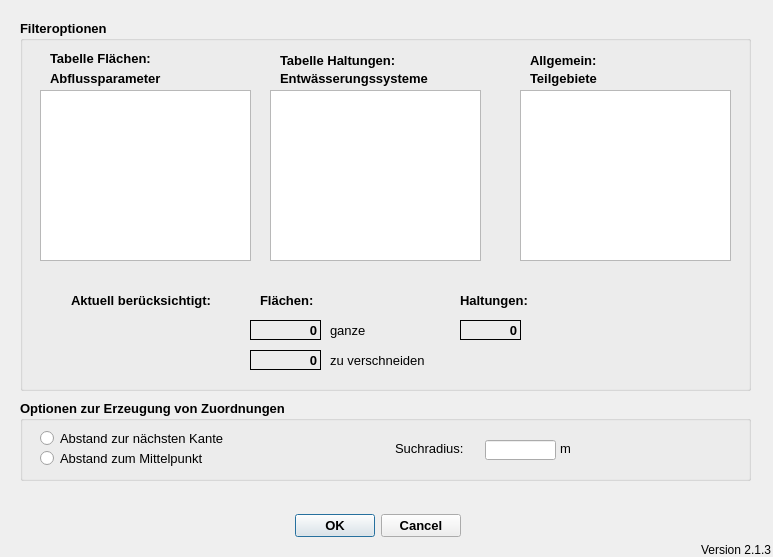
<?xml version="1.0" encoding="UTF-8"?>
<ui version="4.0">
 <class>ImportFromHEDialogBase</class>
 <widget class="QDialog" name="ImportFromHEDialogBase">
  <property name="geometry">
   <rect>
    <x>0</x>
    <y>0</y>
    <width>773</width>
    <height>557</height>
   </rect>
  </property>
  <property name="windowTitle">
   <string>Verbindungslinien erstellen</string>
  </property>
  <widget class="QDialogButtonBox" name="button_box">
   <property name="geometry">
    <rect>
     <x>280</x>
     <y>510</y>
     <width>181</width>
     <height>32</height>
    </rect>
   </property>
   <property name="font">
    <font>
     <pointsize>10</pointsize>
     <weight>75</weight>
     <bold>true</bold>
    </font>
   </property>
   <property name="toolTip">
    <string>&lt;html&gt;&lt;head/&gt;&lt;body&gt;&lt;p&gt;Datenimport starten ...&lt;/p&gt;&lt;/body&gt;&lt;/html&gt;</string>
   </property>
   <property name="orientation">
    <enum>Qt::Horizontal</enum>
   </property>
   <property name="standardButtons">
    <set>QDialogButtonBox::Cancel|QDialogButtonBox::Ok</set>
   </property>
  </widget>
  <widget class="QLabel" name="lb_version">
   <property name="geometry">
    <rect>
     <x>700</x>
     <y>540</y>
     <width>71</width>
     <height>20</height>
    </rect>
   </property>
   <property name="toolTip">
    <string>Version QKan Import</string>
   </property>
   <property name="text">
    <string>Version 2.1.3</string>
   </property>
   <property name="alignment">
    <set>Qt::AlignRight|Qt::AlignTrailing|Qt::AlignVCenter</set>
   </property>
  </widget>
  <widget class="QGroupBox" name="groupBox_2">
   <property name="geometry">
    <rect>
     <x>20</x>
     <y>20</y>
     <width>731</width>
     <height>371</height>
    </rect>
   </property>
   <property name="font">
    <font>
     <pointsize>10</pointsize>
     <weight>75</weight>
     <bold>true</bold>
    </font>
   </property>
   <property name="title">
    <string>Filteroptionen</string>
   </property>
   <widget class="QListWidget" name="lw_flaechen_abflussparam">
    <property name="geometry">
     <rect>
      <x>20</x>
      <y>70</y>
      <width>211</width>
      <height>171</height>
     </rect>
    </property>
    <property name="toolTip">
     <string extracomment="Auswahl der zu bearbeitenden Flächen nach Abflussparameter. Alle auswählen mit [Strg]+A"/>
    </property>
    <property name="statusTip">
     <string extracomment="Auswahl der zu bearbeitenden Flächen nach Abflussparameter. Alle auswählen mit [Strg]+A"/>
    </property>
    <property name="selectionMode">
     <enum>QAbstractItemView::ExtendedSelection</enum>
    </property>
   </widget>
   <widget class="QLabel" name="label_2">
    <property name="geometry">
     <rect>
      <x>30</x>
      <y>30</y>
      <width>141</width>
      <height>16</height>
     </rect>
    </property>
    <property name="font">
     <font>
      <weight>75</weight>
      <bold>true</bold>
     </font>
    </property>
    <property name="text">
     <string>Tabelle Flächen:</string>
    </property>
   </widget>
   <widget class="QLabel" name="label_4">
    <property name="geometry">
     <rect>
      <x>260</x>
      <y>50</y>
      <width>171</width>
      <height>16</height>
     </rect>
    </property>
    <property name="font">
     <font>
      <weight>75</weight>
      <bold>true</bold>
     </font>
    </property>
    <property name="text">
     <string>Entwässerungssysteme</string>
    </property>
   </widget>
   <widget class="QListWidget" name="lw_hal_entw">
    <property name="geometry">
     <rect>
      <x>250</x>
      <y>70</y>
      <width>211</width>
      <height>171</height>
     </rect>
    </property>
    <property name="toolTip">
     <string extracomment="Auswahl der zu bearbeitenden Haltungen nach Entwässerungssystem. Alle auswählen mit [Strg]+A"/>
    </property>
    <property name="statusTip">
     <string extracomment="Auswahl der zu bearbeitenden Haltungen nach Entwässerungssystem. Alle auswählen mit [Strg]+A"/>
    </property>
    <property name="selectionMode">
     <enum>QAbstractItemView::ExtendedSelection</enum>
    </property>
   </widget>
   <widget class="QLabel" name="label_5">
    <property name="geometry">
     <rect>
      <x>510</x>
      <y>50</y>
      <width>91</width>
      <height>16</height>
     </rect>
    </property>
    <property name="font">
     <font>
      <weight>75</weight>
      <bold>true</bold>
     </font>
    </property>
    <property name="text">
     <string>Teilgebiete</string>
    </property>
   </widget>
   <widget class="QListWidget" name="lw_teilgebiete">
    <property name="geometry">
     <rect>
      <x>500</x>
      <y>70</y>
      <width>211</width>
      <height>171</height>
     </rect>
    </property>
    <property name="toolTip">
     <string extracomment="Auswahl der zu bearbeitenden Teilgebiete. Alle auswählen mit [Strg]+A"/>
    </property>
    <property name="statusTip">
     <string extracomment="Auswahl der zu bearbeitenden Teilgebiete. Alle auswählen mit [Strg]+A"/>
    </property>
    <property name="selectionMode">
     <enum>QAbstractItemView::ExtendedSelection</enum>
    </property>
   </widget>
   <widget class="QLabel" name="label_6">
    <property name="geometry">
     <rect>
      <x>30</x>
      <y>50</y>
      <width>141</width>
      <height>16</height>
     </rect>
    </property>
    <property name="font">
     <font>
      <weight>75</weight>
      <bold>true</bold>
     </font>
    </property>
    <property name="text">
     <string>Abflussparameter</string>
    </property>
   </widget>
   <widget class="QLabel" name="label_7">
    <property name="geometry">
     <rect>
      <x>260</x>
      <y>30</y>
      <width>171</width>
      <height>20</height>
     </rect>
    </property>
    <property name="font">
     <font>
      <weight>75</weight>
      <bold>true</bold>
     </font>
    </property>
    <property name="text">
     <string>Tabelle Haltungen:</string>
    </property>
   </widget>
   <widget class="QLabel" name="label_8">
    <property name="geometry">
     <rect>
      <x>510</x>
      <y>30</y>
      <width>91</width>
      <height>20</height>
     </rect>
    </property>
    <property name="font">
     <font>
      <weight>75</weight>
      <bold>true</bold>
     </font>
    </property>
    <property name="text">
     <string>Allgemein:</string>
    </property>
   </widget>
   <widget class="QLabel" name="label_10">
    <property name="geometry">
     <rect>
      <x>240</x>
      <y>270</y>
      <width>71</width>
      <height>20</height>
     </rect>
    </property>
    <property name="font">
     <font>
      <pointsize>10</pointsize>
      <weight>75</weight>
      <bold>true</bold>
     </font>
    </property>
    <property name="toolTip">
     <string extracomment="Anzahl der abhängig von den Filteroptionen zu berücksichtigenden Flächen (mit und ohne Verschneidung)"/>
    </property>
    <property name="statusTip">
     <string extracomment="Anzahl der abhängig von den Filteroptionen zu berücksichtigenden Flächen (mit und ohne Verschneidung)"/>
    </property>
    <property name="text">
     <string>Flächen:</string>
    </property>
   </widget>
   <widget class="QLabel" name="lf_anzahl_flaechen">
    <property name="geometry">
     <rect>
      <x>230</x>
      <y>300</y>
      <width>71</width>
      <height>20</height>
     </rect>
    </property>
    <property name="font">
     <font>
      <pointsize>10</pointsize>
      <weight>75</weight>
      <bold>true</bold>
     </font>
    </property>
    <property name="toolTip">
     <string extracomment="Anzahl der abhängig von den Filteroptionen zu berücksichtigenden ganzen Flächen"/>
    </property>
    <property name="statusTip">
     <string extracomment="Anzahl der abhängig von den Filteroptionen zu berücksichtigenden ganzen Flächen"/>
    </property>
    <property name="frameShape">
     <enum>QFrame::Panel</enum>
    </property>
    <property name="text">
     <string>0</string>
    </property>
    <property name="alignment">
     <set>Qt::AlignRight|Qt::AlignTrailing|Qt::AlignVCenter</set>
    </property>
   </widget>
   <widget class="QLabel" name="label_11">
    <property name="geometry">
     <rect>
      <x>440</x>
      <y>270</y>
      <width>81</width>
      <height>20</height>
     </rect>
    </property>
    <property name="font">
     <font>
      <pointsize>10</pointsize>
      <weight>75</weight>
      <bold>true</bold>
     </font>
    </property>
    <property name="toolTip">
     <string extracomment="Anzahl der abhängig von den Filteroptionen zu berücksichtigenden Haltungen"/>
    </property>
    <property name="statusTip">
     <string extracomment="Anzahl der abhängig von den Filteroptionen zu berücksichtigenden Haltungen"/>
    </property>
    <property name="text">
     <string>Haltungen:</string>
    </property>
   </widget>
   <widget class="QLabel" name="lf_anzahl_haltungen">
    <property name="geometry">
     <rect>
      <x>440</x>
      <y>300</y>
      <width>61</width>
      <height>20</height>
     </rect>
    </property>
    <property name="font">
     <font>
      <pointsize>10</pointsize>
      <weight>75</weight>
      <bold>true</bold>
     </font>
    </property>
    <property name="toolTip">
     <string extracomment="Anzahl der abhängig von den Filteroptionen zu berücksichtigenden Haltungen"/>
    </property>
    <property name="statusTip">
     <string extracomment="Anzahl der abhängig von den Filteroptionen zu berücksichtigenden Haltungen"/>
    </property>
    <property name="frameShape">
     <enum>QFrame::Panel</enum>
    </property>
    <property name="text">
     <string>0</string>
    </property>
    <property name="alignment">
     <set>Qt::AlignRight|Qt::AlignTrailing|Qt::AlignVCenter</set>
    </property>
   </widget>
   <widget class="QLabel" name="label_12">
    <property name="geometry">
     <rect>
      <x>20</x>
      <y>270</y>
      <width>171</width>
      <height>20</height>
     </rect>
    </property>
    <property name="font">
     <font>
      <pointsize>10</pointsize>
      <weight>75</weight>
      <bold>true</bold>
     </font>
    </property>
    <property name="toolTip">
     <string extracomment="Anzahl der abhängig von den Filteroptionen zu berücksichtigenden Flächen (mit und ohne Verschneidung)"/>
    </property>
    <property name="statusTip">
     <string extracomment="Anzahl der abhängig von den Filteroptionen zu berücksichtigenden Flächen (mit und ohne Verschneidung)"/>
    </property>
    <property name="text">
     <string>Aktuell berücksichtigt:</string>
    </property>
    <property name="alignment">
     <set>Qt::AlignRight|Qt::AlignTrailing|Qt::AlignVCenter</set>
    </property>
   </widget>
   <widget class="QLabel" name="label_13">
    <property name="geometry">
     <rect>
      <x>310</x>
      <y>330</y>
      <width>101</width>
      <height>20</height>
     </rect>
    </property>
    <property name="font">
     <font>
      <pointsize>10</pointsize>
      <weight>50</weight>
      <bold>false</bold>
     </font>
    </property>
    <property name="toolTip">
     <string extracomment="Anzahl der abhängig von den Filteroptionen zu berücksichtigenden Flächen (nur mit Verschneidung mit tezg-Flächen)"/>
    </property>
    <property name="statusTip">
     <string extracomment="Anzahl der abhängig von den Filteroptionen zu berücksichtigenden Flächen (nur mit Verschneidung mit tezg-Flächen)"/>
    </property>
    <property name="text">
     <string>zu verschneiden</string>
    </property>
   </widget>
   <widget class="QLabel" name="lf_anzahl_flaechsec">
    <property name="geometry">
     <rect>
      <x>230</x>
      <y>330</y>
      <width>71</width>
      <height>20</height>
     </rect>
    </property>
    <property name="font">
     <font>
      <pointsize>10</pointsize>
      <weight>75</weight>
      <bold>true</bold>
     </font>
    </property>
    <property name="toolTip">
     <string extracomment="Anzahl der abhängig von den Filteroptionen zu berücksichtigenden Flächen (nur mit Verschneidung mit tezg-Flächen)"/>
    </property>
    <property name="statusTip">
     <string extracomment="Anzahl der abhängig von den Filteroptionen zu berücksichtigenden Flächen (nur mit Verschneidung mit tezg-Flächen)"/>
    </property>
    <property name="frameShape">
     <enum>QFrame::Panel</enum>
    </property>
    <property name="text">
     <string>0</string>
    </property>
    <property name="alignment">
     <set>Qt::AlignRight|Qt::AlignTrailing|Qt::AlignVCenter</set>
    </property>
   </widget>
   <widget class="QLabel" name="label_14">
    <property name="geometry">
     <rect>
      <x>310</x>
      <y>300</y>
      <width>51</width>
      <height>20</height>
     </rect>
    </property>
    <property name="font">
     <font>
      <pointsize>10</pointsize>
      <weight>50</weight>
      <bold>false</bold>
     </font>
    </property>
    <property name="toolTip">
     <string extracomment="Anzahl der abhängig von den Filteroptionen zu berücksichtigenden ganzen Flächen"/>
    </property>
    <property name="statusTip">
     <string extracomment="Anzahl der abhängig von den Filteroptionen zu berücksichtigenden ganzen Flächen"/>
    </property>
    <property name="text">
     <string>ganze</string>
    </property>
    <property name="alignment">
     <set>Qt::AlignLeading|Qt::AlignLeft|Qt::AlignVCenter</set>
    </property>
   </widget>
  </widget>
  <widget class="QGroupBox" name="groupBox">
   <property name="geometry">
    <rect>
     <x>20</x>
     <y>400</y>
     <width>731</width>
     <height>81</height>
    </rect>
   </property>
   <property name="font">
    <font>
     <pointsize>10</pointsize>
     <weight>75</weight>
     <bold>true</bold>
    </font>
   </property>
   <property name="toolTip">
    <string extracomment="Optionen zur Suche der nächsten Haltung zu einer Fläche"/>
   </property>
   <property name="title">
    <string>Optionen zur Erzeugung von Zuordnungen</string>
   </property>
   <widget class="QLabel" name="label_9">
    <property name="geometry">
     <rect>
      <x>540</x>
      <y>40</y>
      <width>31</width>
      <height>16</height>
     </rect>
    </property>
    <property name="font">
     <font>
      <weight>50</weight>
      <bold>false</bold>
     </font>
    </property>
    <property name="toolTip">
     <string extracomment="Radius zur Berücksichtigung von Flächen um die Haltungen"/>
    </property>
    <property name="statusTip">
     <string extracomment="Radius zur Berücksichtigung von Flächen um die Haltungen"/>
    </property>
    <property name="text">
     <string>m</string>
    </property>
   </widget>
   <widget class="QLabel" name="label">
    <property name="geometry">
     <rect>
      <x>375</x>
      <y>40</y>
      <width>91</width>
      <height>16</height>
     </rect>
    </property>
    <property name="font">
     <font>
      <weight>50</weight>
      <bold>false</bold>
     </font>
    </property>
    <property name="toolTip">
     <string extracomment="Radius zur Berücksichtigung von Flächen um die Haltungen"/>
    </property>
    <property name="statusTip">
     <string extracomment="Radius zur Berücksichtigung von Flächen um die Haltungen"/>
    </property>
    <property name="text">
     <string>Suchradius:</string>
    </property>
   </widget>
   <widget class="QLineEdit" name="tf_suchradius">
    <property name="geometry">
     <rect>
      <x>465</x>
      <y>40</y>
      <width>71</width>
      <height>20</height>
     </rect>
    </property>
    <property name="toolTip">
     <string extracomment="Radius zur Berücksichtigung von Flächen um die Haltungen"/>
    </property>
    <property name="statusTip">
     <string extracomment="Radius zur Berücksichtigung von Flächen um die Haltungen"/>
    </property>
   </widget>
   <widget class="QRadioButton" name="rb_abstandmittelpunkt">
    <property name="geometry">
     <rect>
      <x>20</x>
      <y>50</y>
      <width>191</width>
      <height>17</height>
     </rect>
    </property>
    <property name="font">
     <font>
      <weight>50</weight>
      <bold>false</bold>
     </font>
    </property>
    <property name="toolTip">
     <string extracomment="Es wird jeweils die geringste Entfernung zwischen Haltung und Zentroid der Fläche  berücksichtigt"/>
    </property>
    <property name="statusTip">
     <string extracomment="Es wird jeweils die geringste Entfernung zwischen Haltung und Zentroid der Fläche  berücksichtigt"/>
    </property>
    <property name="text">
     <string>Abstand zum Mittelpunkt</string>
    </property>
   </widget>
   <widget class="QRadioButton" name="rb_abstandkante">
    <property name="geometry">
     <rect>
      <x>20</x>
      <y>30</y>
      <width>221</width>
      <height>17</height>
     </rect>
    </property>
    <property name="font">
     <font>
      <weight>50</weight>
      <bold>false</bold>
     </font>
    </property>
    <property name="toolTip">
     <string extracomment="Es wird jeweils die geringste Entfernung zwischen Haltung und Umrisslinie berücksichtigt"/>
    </property>
    <property name="statusTip">
     <string extracomment="Anzahl der abhängig von den Filteroptionen zu berücksichtigenden Haltungen"/>
    </property>
    <property name="text">
     <string>Abstand zur nächsten Kante</string>
    </property>
   </widget>
  </widget>
 </widget>
 <resources/>
 <connections>
  <connection>
   <sender>button_box</sender>
   <signal>accepted()</signal>
   <receiver>ImportFromHEDialogBase</receiver>
   <slot>accept()</slot>
   <hints>
    <hint type="sourcelabel">
     <x>265</x>
     <y>205</y>
    </hint>
    <hint type="destinationlabel">
     <x>275</x>
     <y>117</y>
    </hint>
   </hints>
  </connection>
  <connection>
   <sender>button_box</sender>
   <signal>rejected()</signal>
   <receiver>ImportFromHEDialogBase</receiver>
   <slot>reject()</slot>
   <hints>
    <hint type="sourcelabel">
     <x>265</x>
     <y>205</y>
    </hint>
    <hint type="destinationlabel">
     <x>275</x>
     <y>117</y>
    </hint>
   </hints>
  </connection>
 </connections>
</ui>
